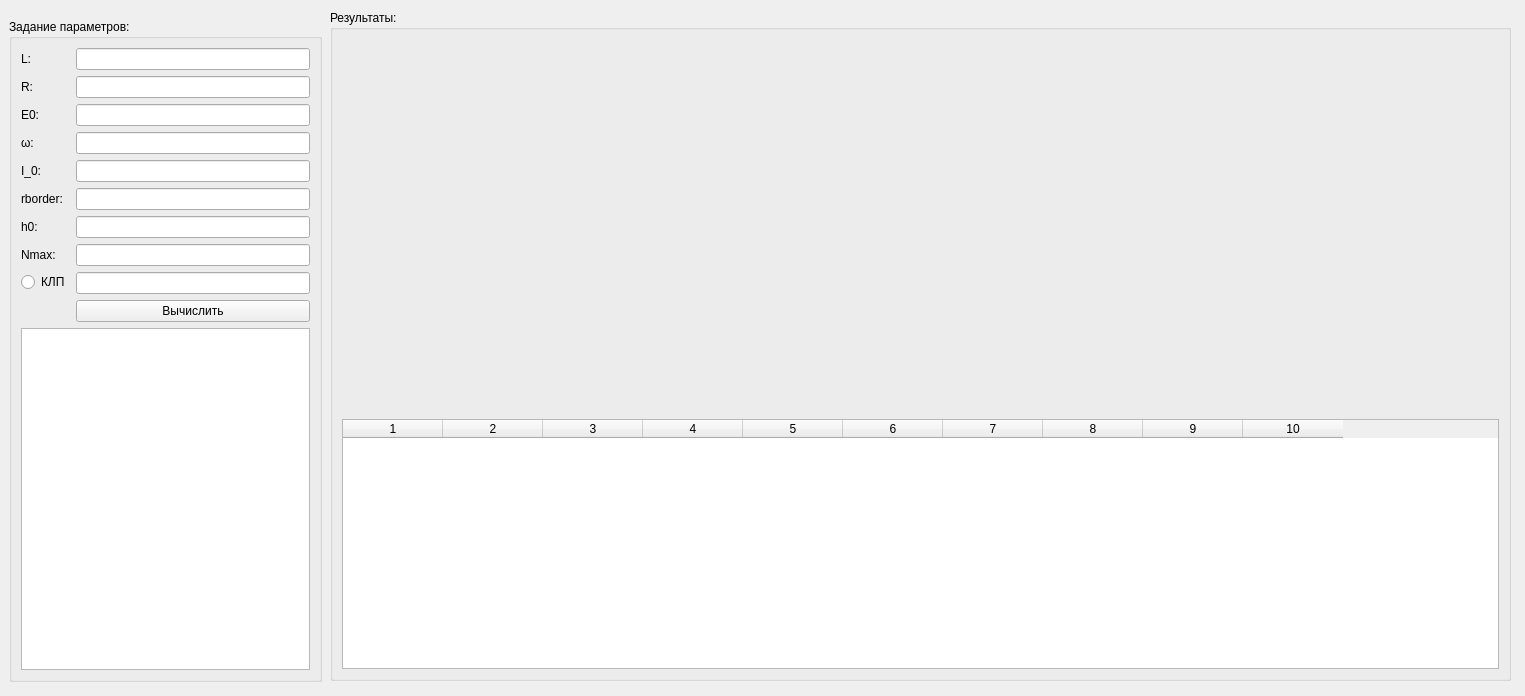
<?xml version="1.0" encoding="UTF-8"?>
<ui version="4.0">
 <class>MainWindow</class>
 <widget class="QMainWindow" name="MainWindow">
  <property name="geometry">
   <rect>
    <x>0</x>
    <y>0</y>
    <width>1525</width>
    <height>696</height>
   </rect>
  </property>
  <property name="windowTitle">
   <string>MainWindow</string>
  </property>
  <widget class="QWidget" name="centralwidget">
   <widget class="QFrame" name="frame">
    <property name="geometry">
     <rect>
      <x>0</x>
      <y>10</y>
      <width>331</width>
      <height>681</height>
     </rect>
    </property>
    <layout class="QVBoxLayout" name="verticalLayout">
     <item>
      <widget class="QGroupBox" name="groupbox">
       <property name="title">
        <string>Задание параметров:</string>
       </property>
       <layout class="QFormLayout" name="formLayout">
        <item row="0" column="0">
         <widget class="QLabel" name="label_5">
          <property name="text">
           <string>L:</string>
          </property>
         </widget>
        </item>
        <item row="0" column="1">
         <widget class="QLineEdit" name="lineEdit_L"/>
        </item>
        <item row="1" column="0">
         <widget class="QLabel" name="label_6">
          <property name="text">
           <string>R:</string>
          </property>
         </widget>
        </item>
        <item row="1" column="1">
         <widget class="QLineEdit" name="lineEdit_R"/>
        </item>
        <item row="2" column="0">
         <widget class="QLabel" name="label_7">
          <property name="text">
           <string>E0:</string>
          </property>
         </widget>
        </item>
        <item row="2" column="1">
         <widget class="QLineEdit" name="lineEdit_E0"/>
        </item>
        <item row="3" column="0">
         <widget class="QLabel" name="label_8">
          <property name="text">
           <string>ω:</string>
          </property>
         </widget>
        </item>
        <item row="3" column="1">
         <widget class="QLineEdit" name="lineEdit_omega"/>
        </item>
        <item row="4" column="0">
         <widget class="QLabel" name="label">
          <property name="text">
           <string>I_0:</string>
          </property>
         </widget>
        </item>
        <item row="4" column="1">
         <widget class="QLineEdit" name="lineEdit_I0"/>
        </item>
        <item row="5" column="0">
         <widget class="QLabel" name="label_2">
          <property name="text">
           <string>rborder:</string>
          </property>
         </widget>
        </item>
        <item row="5" column="1">
         <widget class="QLineEdit" name="lineEdit_rborder"/>
        </item>
        <item row="6" column="0">
         <widget class="QLabel" name="label_3">
          <property name="text">
           <string>h0:</string>
          </property>
         </widget>
        </item>
        <item row="6" column="1">
         <widget class="QLineEdit" name="lineEdit_h0"/>
        </item>
        <item row="7" column="0">
         <widget class="QLabel" name="label_4">
          <property name="text">
           <string>Nmax:</string>
          </property>
         </widget>
        </item>
        <item row="7" column="1">
         <widget class="QLineEdit" name="lineEdit_Nmax"/>
        </item>
        <item row="8" column="0">
         <widget class="QRadioButton" name="radioButton">
          <property name="text">
           <string>КЛП</string>
          </property>
         </widget>
        </item>
        <item row="8" column="1">
         <widget class="QLineEdit" name="lineEditEPS"/>
        </item>
        <item row="10" column="0" colspan="2">
         <widget class="QTextBrowser" name="textBrowser"/>
        </item>
        <item row="9" column="1">
         <widget class="QPushButton" name="pushButtonMainRun">
          <property name="text">
           <string>Вычислить</string>
          </property>
         </widget>
        </item>
       </layout>
      </widget>
     </item>
    </layout>
   </widget>
   <widget class="QGroupBox" name="verticalGroupBox">
    <property name="geometry">
     <rect>
      <x>330</x>
      <y>10</y>
      <width>1181</width>
      <height>671</height>
     </rect>
    </property>
    <property name="title">
     <string>Результаты:</string>
    </property>
    <layout class="QVBoxLayout" name="verticalLayout_2">
     <item>
      <layout class="QHBoxLayout" name="horizontalLayout">
       <item>
        <widget class="QCustomPlot" name="graph" native="true"/>
       </item>
       <item>
        <widget class="QCustomPlot" name="graphTestTrue" native="true"/>
       </item>
      </layout>
     </item>
     <item>
      <widget class="QTableWidget" name="tableWidgetMain1">
       <property name="minimumSize">
        <size>
         <width>0</width>
         <height>0</height>
        </size>
       </property>
       <property name="maximumSize">
        <size>
         <width>16777215</width>
         <height>250</height>
        </size>
       </property>
       <property name="editTriggers">
        <set>QAbstractItemView::NoEditTriggers</set>
       </property>
       <property name="columnCount">
        <number>10</number>
       </property>
       <attribute name="verticalHeaderCascadingSectionResizes">
        <bool>false</bool>
       </attribute>
       <column/>
       <column/>
       <column/>
       <column/>
       <column/>
       <column/>
       <column/>
       <column/>
       <column/>
       <column/>
      </widget>
     </item>
    </layout>
   </widget>
  </widget>
 </widget>
 <customwidgets>
  <customwidget>
   <class>QCustomPlot</class>
   <extends>QWidget</extends>
   <header>qcustomplot.h</header>
   <container>1</container>
  </customwidget>
 </customwidgets>
 <resources/>
 <connections/>
</ui>
